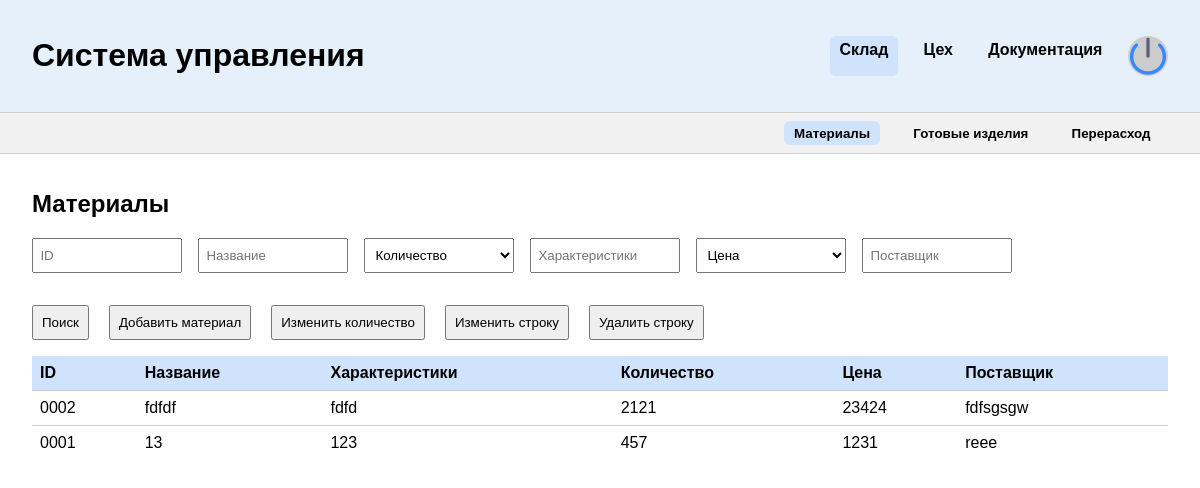
Screenshot of /warehouse/materials/ (signed in) with the database file from the repository.
### main/models.py (models this page shows, shortened)
class Materials(models.Model):
    name = models.CharField(max_length=100, verbose_name="Название материала")
    quantity = models.IntegerField(verbose_name="Количество на складе")
    features = models.CharField(max_length=255, verbose_name="Характеристики материала")
    price = models.IntegerField(verbose_name="Цена за единицу")
    supplier = models.CharField(max_length=100, verbose_name="Название поставщика")
    class Meta:
        verbose_name = "Материалы"
        verbose_name_plural = "Материалы"

### main/views/materials.py (the view)
# urls.py: path("warehouse/materials/", MaterialsPage.as_view()),
class MaterialsPage(BaseView, TemplateView):
    template_name = "main/materials.html"
    enable_roles = [UserRole.WarehouseManager, UserRole.PatternDesigner]
    @property
    def can_edit(self):
        user = self.request.user
        if user.role in [UserRole.PatternDesigner]:
            return False
        return True
    def get_context_data(self, **kwargs):
        context = super().get_context_data(**kwargs)
        context["materials"] = MaterialsSerializer(Materials.objects.order_by("-id"), many=True).data
        context["can_edit"] = self.can_edit
        return context

### main/models.py (called while the page is built)
    def __str__(self):
        return f"{self.fullname} - {self.role}"

### main/serializers.py (called while the page is built)
    def get_id(self, obj):
        return str(obj.id).zfill(4)

### main/views/base.py (called while the page is built)
    def dispatch(self, request: HttpRequest, *args, **kwargs):
        user = request.user
        if not user.is_authenticated:
            return HttpResponseRedirect('/')
        print(user.login)
        print(user.__dict__)
        if user.role == UserRole.GeneralManager or user.role == UserRole.ProductionManager:
            return super().dispatch(request, *args, **kwargs)
        if user.role not in self.get_enable_roles():
            return render(request, "main/protect.html")
        return super().dispatch(request, *args, **kwargs)

### main/templates/main/materials.html (shortened to what this page needs)
{% extends "main/base.html" %}
{% load static %}
{% block content %}
<header>
  <h1>Система управления</h1>
  <div class="menu">
    <a href="/warehouse/materials/" class="active">Склад</a>
    <a href="/ceh/workers/">Цех</a>
    <a href="/docs/">Документация</a>
    <div class="avatar"><img src="{% static 'main/shutdown.png' %}" /></div>
  </div>
</header>
  <div class="submenu" id="submenu-sklad">
    <button data-target="materials" class="active">Материалы</button>
    <button data-target="products"><a href="/warehouse/products/">Готовые изделия</a></button>
    <button data-target="overuse"><a href="/warehouse/overuse/" >Перерасход</a></button>
  </div>
  <section id="sklad">
    <div class="table-section" id="materials">
      <h2>Материалы</h2>
      <div class="filters">
        <input placeholder="ID">
        <input placeholder="Название">
        <select id="sort-quantity">
          <option value="">Количество</option>
        </select>
        <input placeholder="Характеристики">
        <select id="sort-price">
          <option value="">Цена</option>
        </select>
        <input placeholder="Поставщик">
       </div>
<div class="material-actions">
  <button onclick="filterMaterials()">Поиск</button>
  <button {% if not can_edit %}disabled{% endif %} onclick="document.getElementById('dialog-add-material').showModal()">Добавить материал</button>
  <button {% if not can_edit %}disabled{% endif %} onclick="document.getElementById('dialog-edit-material-qty-entry').showModal()">Изменить количество</button>
  <button {% if not can_edit %}disabled{% endif %} onclick="document.getElementById('dialog-edit-material-row-id').showModal()">Изменить строку</button>
  <button {% if not can_edit %}disabled{% endif %} onclick="document.getElementById('dialog-delete-material').showModal()">Удалить строку</button>
</div>
      <table>
        <thead>
          <tr>
            <th>ID</th>
            <th>Название</th>
            <th>Характеристики</th>
            <th>Количество</th>
            <th>Цена</th>
            <th>Поставщик</th>
          </tr>
        </thead>
        <tbody id="materials-table-body">
          {% for m in materials %}
            <tr><td>{{ m.id }}</td><td>{{ m.name }}</td><td>{{ m.features }}</td><td>{{ m.quantity }}</td><td>{{ m.price }}</td><td>{{ m.supplier }}</td></tr>
          {% endfor %}
        </tbody>
      </table>
  </section>
{% endblock %}

### main/templates/main/base.html (style rules this page uses)
.filters, .search, .table-section input, .table-section .filters { margin-bottom: 1rem; display: flex; gap: 0.5rem; flex-wrap: wrap; }
.filters input, .filters select { flex: 1 1 150px; max-width: 150px; height: 35px; padding: 0.4rem; box-sizing: border-box; }
.filters { width: 100%; }
body { margin: 0; font-family: sans-serif; background-color: white; color: black; }
header { display: flex; justify-content: space-between; align-items: center; padding: 1rem 2rem; background-color: #e6f0fa; border-bottom: 1px solid #ccc; }
.menu { display: flex; gap: 1rem; }
.menu a { text-decoration: none; color: black; font-weight: bold; padding: 0.3rem 0.6rem; border-radius: 6px; }
.menu a.active { background-color: #d0e3fc; }
.avatar { width: 40px; height: 40px; background-color: #ccc; border-radius: 50%; }
.submenu { display: flex; justify-content: flex-end; padding: 0.5rem 2rem; background-color: #f1f1f1; border-bottom: 1px solid #ccc; gap: 1rem; }
.submenu button { background-color: transparent; border: none; font-weight: bold; cursor: pointer; padding: 0.3rem 0.6rem; border-radius: 6px; }
.submenu button a { text-decoration: none; color: black }
.submenu button.active { background-color: #d0e3fc; }
main, section { padding: 1rem 2rem; }
table { width: 100%; border-collapse: collapse; margin-bottom: 2rem; }
th { background-color: #d0e3fc; padding: 0.5rem; text-align: left; }
td { padding: 0.5rem; border-top: 1px solid #ccc; }
input, select, button { padding: 0.5rem; margin-right: 0.5rem; }
.material-actions, .product-actions { display: flex; gap: 0.75rem; margin: 1rem 0; }
.avatar img { width: 100%; cursor: pointer; }

### rows the page displays
Materials: name "fdfdf", features "fdfd", supplier "fdfsgsgw"
Materials: name "13", features "123", supplier "reee"

### other values shown
{{ m.id }} "0002" "0001"
{{ m.quantity }} "2121" "457"
{{ m.price }} "23424" "1231"
